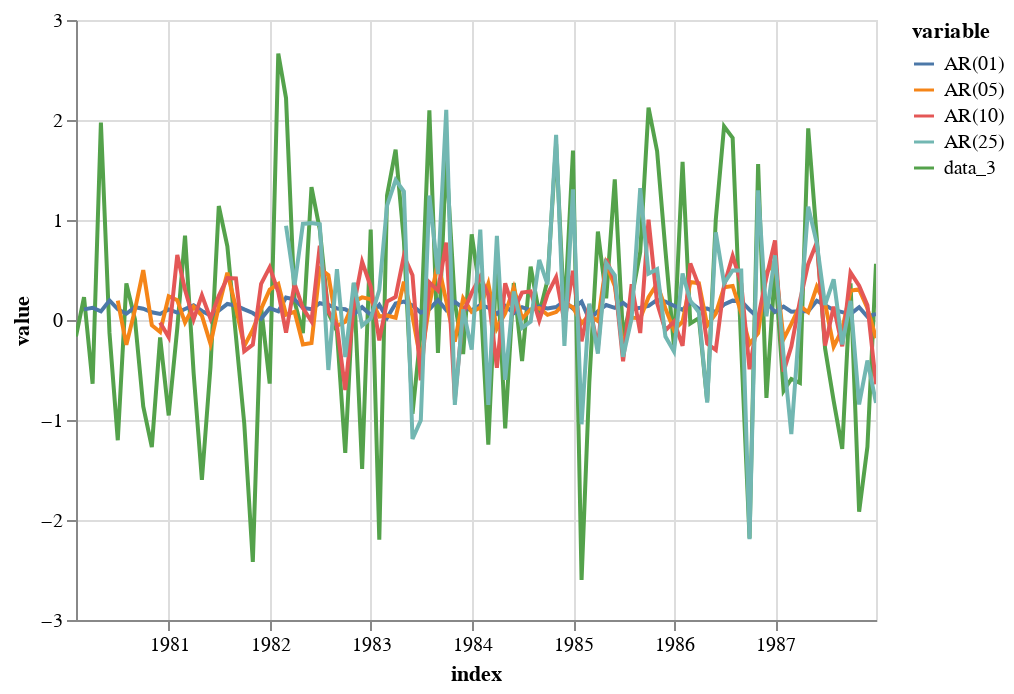

Notebook source saved alongside this figure:
### Markdown cell above
## Autoregression: Looking to the past to predict the future.

An **autoregressive model** for a timeseries is a linear combination of _past values_ and constant coefficients to calculate the current value.  In math terms, for a **p-autoregressive model**,

$$y_t = c_{1}y_{t-1} + c_{2}y_{t-2} + \cdots + c_{p}y_{t-p}$$

We will refer to _p_-autoregressions as ``AR(p)``.

Let's do an example of this, using ``data_3`` from above.

### Code cell
df = make_data()

# Calculate some autoregressions.
df.drop(["data_1", "data_2"], axis=1, inplace=True)
df["AR(01)"] = AutoReg(df["data_3"], 1).fit().predict()
df["AR(05)"] = AutoReg(df["data_3"], 5).fit().predict()
df["AR(10)"] = AutoReg(df["data_3"], 10).fit().predict()
df["AR(25)"] = AutoReg(df["data_3"], 25).fit().predict()

plot_in_altair(df).interactive()

### Figure 1 — Vega-Lite specification as saved in the notebook (floating-point values rounded to 4 significant figures; data arrays with more than 128 entries replaced by an {"elided": "..."} marker saying what was removed)
{"config": {"view": {"continuousWidth": 400, "continuousHeight": 300}}, "data": {"name": "data-b7a87e14ce5c8584fda3bb2e882a5e7f"}, "mark": "line", "encoding": {"color": {"field": "variable", "type": "nominal"}, "opacity": {"condition": {"value": 1, "selection": "selector034"}, "value": 0.2}, "x": {"field": "index", "type": "temporal"}, "y": {"field": "value", "type": "quantitative"}}, "selection": {"selector034": {"type": "multi", "fields": ["variable"], "bind": "legend"}, "selector035": {"type": "interval", "bind": "scales", "encodings": ["x", "y"]}}, "$schema": "https://vega.github.io/schema/vega-lite/v4.17.0.json", "datasets": {"data-b7a87e14ce5c8584fda3bb2e882a5e7f": {"elided": "480 records"}}}
